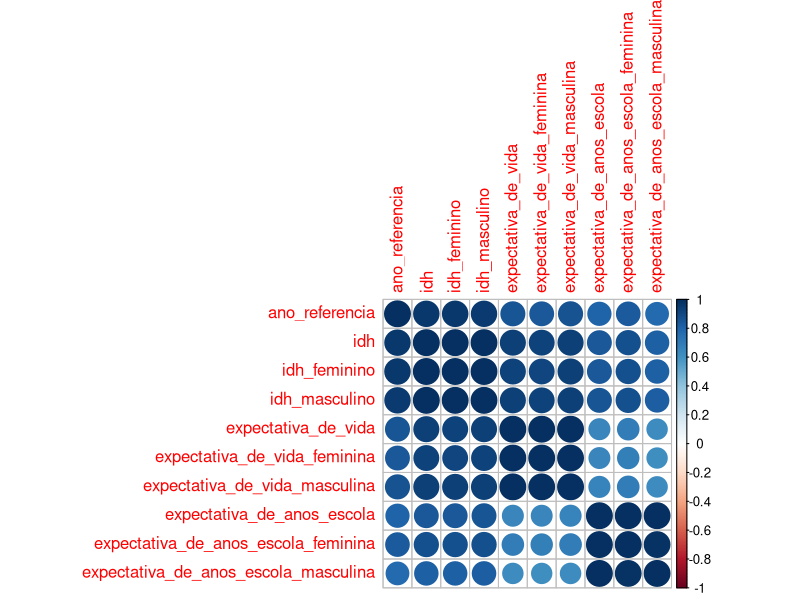
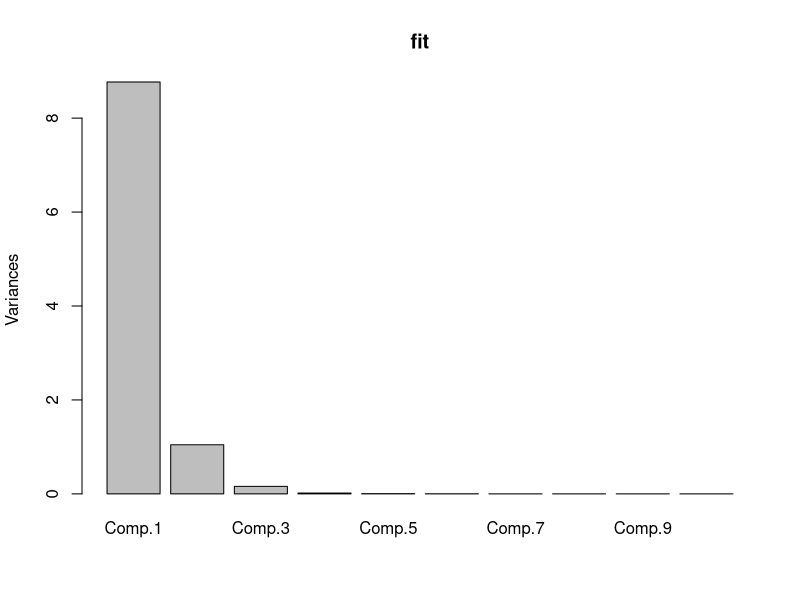

Here is the R script that generated these plots, in order:
pacotes <- c(
  "plotly",
  "plyr",
  "ggplot2",
  "ggthemes", 
  "hrbrthemes",
  "reshape2",
  "psych",
  "Hmisc",
  "PerformanceAnalytics",
  "corrplot"
)

if(sum(as.numeric(!pacotes %in% installed.packages())) != 0){
  instalador <- pacotes[!pacotes %in% installed.packages()]
  for(i in 1:length(instalador)) {
    install.packages(instalador, dependencies = T)
    break()}
  sapply(pacotes, require, character = T) 
} else {
  sapply(pacotes, require, character = T) 
}

# Análise Fatorial - Quantitativa

## Abrindo o arquivo inicial para efetuar análise 
idh_raw <- read.table("idh.csv", 
                  header=TRUE, 
                  skip=0, 
                  sep=","
)


## Estatisticas Descritivas IDH - Raw
summary(idh_raw)

## Deixando somente os dados válidos

### Transformando os 0 em NA
idh_raw[idh_raw==0] <- NA
idh_raw
#View(idh)

### Removendo as linhas que possuem dados vazios
idh <-idh_raw[complete.cases(idh_raw),]

## Criar uma Matriz de Correlação
matcor <- cor(idh)
print(matcor, digits = 2)


## Grafico de Correlação 
corrplot(matcor, method="circle")

# Teste de Kaiser, para verificar se a Matriz de Correlação é Identica a matriz 
# Original

## Ho: A matriz de correlação da população é uma matriz identidade, 
## ou seja as variáveis não são correlacionadas na população 
## - Não é possível continuar

## H1: A matriz de correlação da população não é uma matriz identidade, 
## ou seja as variáveis são correlacionadas na população. 
## - É possivel continuar!

barlett <- cortest.bartlett(idh)
barlett

## $chisq <- Teste qui-quadrado
barlett$chisq

## $p.value <- P-Valor
barlett$p.value

## $df <- Graus de Liberdade
barlett$df


# Kaiser-Meyer-Olkin factor
## Valores da estatistica Kaiser maiores que 0.5 indicam que a análise fatorial
## Pode ser utilizada para analisar os dados
KMO(idh)


# Determinando o número mínimo de fatores que respondem pela 
# maxima variância dos dados

fit<-princomp(idh,cor=TRUE)
fit

## É possível reter apenas os fatores estatisticamente significativos 
## com base na significância estatística dos autovalores separados.

summary(fit)
screeplot(fit)

# Análise dos Componentes Principais

PCAdente<-principal(idh, nfactors=2,
                    n.obs=30,rotate="none", scores=TRUE)
PCAdente


PCAdentevarimax<-principal(idh, nfactors=2,
                           n.obs=30,rotate="varimax",scores=TRUE)
PCAdentevarimax


# Gerando Scores

factor.scores(idh,PCAdentevarimax, 
              Phi = NULL, 
              method = c("Thurstone", "tenBerge", "Anderson",
                         "Bartlett", "Harman","components"),
              rho=NULL)
